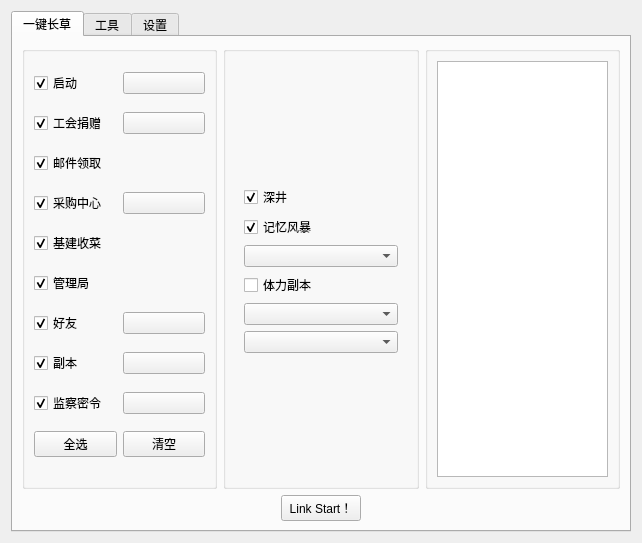
<?xml version="1.0" encoding="UTF-8"?>
<ui version="4.0">
 <class>Form</class>
 <widget class="QWidget" name="Form">
  <property name="geometry">
   <rect>
    <x>0</x>
    <y>0</y>
    <width>642</width>
    <height>543</height>
   </rect>
  </property>
  <property name="windowTitle">
   <string>Maa5732</string>
  </property>
  <property name="windowIcon">
   <iconset>
    <normaloff>logo.ico</normaloff>logo.ico</iconset>
  </property>
  <layout class="QVBoxLayout" name="verticalLayout_3">
   <item>
    <widget class="QTabWidget" name="tabWidget">
     <property name="currentIndex">
      <number>0</number>
     </property>
     <widget class="QWidget" name="working">
      <attribute name="title">
       <string>一键长草</string>
      </attribute>
      <layout class="QVBoxLayout" name="verticalLayout_2">
       <item>
        <layout class="QHBoxLayout" name="horizontalLayout_8" stretch="1,1,1">
         <item>
          <widget class="QGroupBox" name="SelectBox">
           <property name="title">
            <string/>
           </property>
           <layout class="QVBoxLayout" name="verticalLayout">
            <item>
             <layout class="QHBoxLayout" name="horizontalLayout">
              <item>
               <widget class="QCheckBox" name="StartToHomeActioncheckBox">
                <property name="text">
                 <string>启动</string>
                </property>
                <property name="checked">
                 <bool>true</bool>
                </property>
               </widget>
              </item>
              <item>
               <widget class="QPushButton" name="StartButton">
                <property name="text">
                 <string/>
                </property>
                <property name="icon">
                 <iconset theme="QIcon::ThemeIcon::DocumentProperties"/>
                </property>
                <property name="checkable">
                 <bool>false</bool>
                </property>
                <property name="autoDefault">
                 <bool>false</bool>
                </property>
               </widget>
              </item>
             </layout>
            </item>
            <item>
             <layout class="QHBoxLayout" name="horizontalLayout_3">
              <item>
               <widget class="QCheckBox" name="GuildcheckBox">
                <property name="text">
                 <string>工会捐赠</string>
                </property>
                <property name="checked">
                 <bool>true</bool>
                </property>
               </widget>
              </item>
              <item>
               <widget class="QPushButton" name="GuildButton">
                <property name="text">
                 <string/>
                </property>
                <property name="icon">
                 <iconset theme="QIcon::ThemeIcon::DocumentProperties"/>
                </property>
               </widget>
              </item>
             </layout>
            </item>
            <item>
             <layout class="QHBoxLayout" name="horizontalLayout_17">
              <item>
               <widget class="QCheckBox" name="GetMailcheckBox">
                <property name="text">
                 <string>邮件领取</string>
                </property>
                <property name="checked">
                 <bool>true</bool>
                </property>
               </widget>
              </item>
             </layout>
            </item>
            <item>
             <layout class="QHBoxLayout" name="horizontalLayout_4">
              <item>
               <widget class="QCheckBox" name="PurchasecheckBox">
                <property name="text">
                 <string>采购中心</string>
                </property>
                <property name="checked">
                 <bool>true</bool>
                </property>
               </widget>
              </item>
              <item>
               <widget class="QPushButton" name="PurchaseButton">
                <property name="text">
                 <string/>
                </property>
                <property name="icon">
                 <iconset theme="QIcon::ThemeIcon::DocumentProperties"/>
                </property>
               </widget>
              </item>
             </layout>
            </item>
            <item>
             <layout class="QHBoxLayout" name="horizontalLayout_5">
              <item>
               <widget class="QCheckBox" name="ConstructioncheckBox">
                <property name="text">
                 <string>基建收菜</string>
                </property>
                <property name="checked">
                 <bool>true</bool>
                </property>
               </widget>
              </item>
             </layout>
            </item>
            <item>
             <layout class="QHBoxLayout" name="horizontalLayout_6">
              <item>
               <widget class="QCheckBox" name="BureaucheckBox">
                <property name="text">
                 <string>管理局</string>
                </property>
                <property name="checked">
                 <bool>true</bool>
                </property>
               </widget>
              </item>
             </layout>
            </item>
            <item>
             <layout class="QHBoxLayout" name="horizontalLayout_7">
              <item>
               <widget class="QCheckBox" name="FriendscheckBox">
                <property name="text">
                 <string>好友</string>
                </property>
                <property name="checked">
                 <bool>true</bool>
                </property>
               </widget>
              </item>
              <item>
               <widget class="QPushButton" name="FriendsButton">
                <property name="text">
                 <string/>
                </property>
                <property name="icon">
                 <iconset theme="QIcon::ThemeIcon::DocumentProperties"/>
                </property>
               </widget>
              </item>
             </layout>
            </item>
            <item>
             <layout class="QHBoxLayout" name="horizontalLayout_9">
              <item>
               <widget class="QCheckBox" name="RaidcheckBox">
                <property name="text">
                 <string>副本</string>
                </property>
                <property name="checked">
                 <bool>true</bool>
                </property>
               </widget>
              </item>
              <item>
               <widget class="QPushButton" name="RaidButton">
                <property name="text">
                 <string/>
                </property>
                <property name="icon">
                 <iconset theme="QIcon::ThemeIcon::DocumentProperties"/>
                </property>
               </widget>
              </item>
             </layout>
            </item>
            <item>
             <layout class="QHBoxLayout" name="horizontalLayout_10">
              <item>
               <widget class="QCheckBox" name="SupervisioncheckBox">
                <property name="text">
                 <string>监察密令</string>
                </property>
                <property name="checked">
                 <bool>true</bool>
                </property>
               </widget>
              </item>
              <item>
               <widget class="QPushButton" name="SupervisionButton">
                <property name="text">
                 <string/>
                </property>
                <property name="icon">
                 <iconset theme="QIcon::ThemeIcon::DocumentProperties"/>
                </property>
               </widget>
              </item>
             </layout>
            </item>
            <item>
             <layout class="QHBoxLayout" name="horizontalLayout_12">
              <item>
               <widget class="QPushButton" name="SlectAllButton">
                <property name="text">
                 <string>全选</string>
                </property>
               </widget>
              </item>
              <item>
               <widget class="QPushButton" name="ClearAllButton">
                <property name="text">
                 <string>清空</string>
                </property>
               </widget>
              </item>
             </layout>
            </item>
           </layout>
          </widget>
         </item>
         <item>
          <widget class="QGroupBox" name="SettingBox">
           <property name="title">
            <string/>
           </property>
           <layout class="QHBoxLayout" name="horizontalLayout_14">
            <item>
             <widget class="QStackedWidget" name="stackedWidget">
              <property name="cursor">
               <cursorShape>ArrowCursor</cursorShape>
              </property>
              <property name="currentIndex">
               <number>4</number>
              </property>
              <widget class="QWidget" name="StartToHomeAction">
               <property name="enabled">
                <bool>true</bool>
               </property>
               <property name="cursor">
                <cursorShape>ArrowCursor</cursorShape>
               </property>
               <property name="contextMenuPolicy">
                <enum>Qt::ContextMenuPolicy::ActionsContextMenu</enum>
               </property>
               <layout class="QVBoxLayout" name="verticalLayout_12">
                <item>
                 <widget class="QCheckBox" name="StartToHomeAction_StartAPPcheckBox">
                  <property name="text">
                   <string>启动游戏</string>
                  </property>
                  <property name="checkable">
                   <bool>true</bool>
                  </property>
                  <property name="checked">
                   <bool>false</bool>
                  </property>
                 </widget>
                </item>
                <item>
                 <widget class="QComboBox" name="StartToHomeAction_ServerCheckcomboBox">
                  <property name="enabled">
                   <bool>true</bool>
                  </property>
                  <property name="editable">
                   <bool>false</bool>
                  </property>
                 </widget>
                </item>
               </layout>
              </widget>
              <widget class="QWidget" name="Guild">
               <layout class="QVBoxLayout" name="verticalLayout_11">
                <item>
                 <widget class="QComboBox" name="Guild_GuildCombo"/>
                </item>
               </layout>
              </widget>
              <widget class="QWidget" name="Purchase">
               <layout class="QVBoxLayout" name="verticalLayout_10">
                <item>
                 <layout class="QVBoxLayout" name="verticalLayout_6">
                  <item>
                   <widget class="QCheckBox" name="Purchase_FriendShopcheckBox">
                    <property name="text">
                     <string>友情点商店</string>
                    </property>
                    <property name="checked">
                     <bool>true</bool>
                    </property>
                   </widget>
                  </item>
                  <item>
                   <widget class="QCheckBox" name="Purchase_ActivityShopcheckBox">
                    <property name="text">
                     <string>活动商店</string>
                    </property>
                    <property name="checked">
                     <bool>true</bool>
                    </property>
                   </widget>
                  </item>
                  <item>
                   <widget class="QCheckBox" name="Purchase_FreeShopcheckBox">
                    <property name="text">
                     <string>免费体力</string>
                    </property>
                    <property name="checked">
                     <bool>true</bool>
                    </property>
                   </widget>
                  </item>
                 </layout>
                </item>
               </layout>
              </widget>
              <widget class="QWidget" name="Friends">
               <layout class="QVBoxLayout" name="verticalLayout_5">
                <item>
                 <layout class="QVBoxLayout" name="verticalLayout_4" stretch="1,0">
                  <item>
                   <widget class="QCheckBox" name="Friends_FriendPointcheckBox">
                    <property name="text">
                     <string>收取赠送友情点</string>
                    </property>
                    <property name="checked">
                     <bool>true</bool>
                    </property>
                   </widget>
                  </item>
                  <item>
                   <widget class="QCheckBox" name="Friends_AutoLikecheckBox">
                    <property name="sizePolicy">
                     <sizepolicy hsizetype="Minimum" vsizetype="Fixed">
                      <horstretch>0</horstretch>
                      <verstretch>0</verstretch>
                     </sizepolicy>
                    </property>
                    <property name="text">
                     <string>自动点赞</string>
                    </property>
                    <property name="checked">
                     <bool>true</bool>
                    </property>
                   </widget>
                  </item>
                 </layout>
                </item>
               </layout>
              </widget>
              <widget class="QWidget" name="Raid">
               <layout class="QVBoxLayout" name="verticalLayout_9">
                <item>
                 <layout class="QVBoxLayout" name="verticalLayout_7">
                  <item>
                   <widget class="QCheckBox" name="Raid_RaidDarkcheckBox">
                    <property name="text">
                     <string>深井</string>
                    </property>
                    <property name="checked">
                     <bool>true</bool>
                    </property>
                   </widget>
                  </item>
                  <item>
                   <widget class="QCheckBox" name="Raid_RaidRivercheckBox">
                    <property name="text">
                     <string>记忆风暴</string>
                    </property>
                    <property name="checked">
                     <bool>true</bool>
                    </property>
                   </widget>
                  </item>
                  <item>
                   <widget class="QComboBox" name="Raid_StromLevelCombo"/>
                  </item>
                  <item>
                   <widget class="QCheckBox" name="Raid_RaidFightcheckBox">
                    <property name="text">
                     <string>体力副本</string>
                    </property>
                   </widget>
                  </item>
                  <item>
                   <widget class="QComboBox" name="Raid_ResourceCombo"/>
                  </item>
                  <item>
                   <widget class="QComboBox" name="Raid_ResourceLevelCombo"/>
                  </item>
                 </layout>
                </item>
               </layout>
              </widget>
              <widget class="QWidget" name="Supervision">
               <layout class="QVBoxLayout" name="verticalLayout_8">
                <item>
                 <widget class="QComboBox" name="Supervision_RewardCombo"/>
                </item>
               </layout>
              </widget>
              <widget class="QWidget" name="RestPage_2"/>
              <widget class="QWidget" name="RestPage_1"/>
             </widget>
            </item>
           </layout>
          </widget>
         </item>
         <item>
          <widget class="QGroupBox" name="LogBox">
           <property name="title">
            <string/>
           </property>
           <layout class="QHBoxLayout" name="horizontalLayout_11">
            <item>
             <widget class="QTextBrowser" name="textBrowser"/>
            </item>
           </layout>
          </widget>
         </item>
        </layout>
       </item>
       <item>
        <layout class="QHBoxLayout" name="horizontalLayout_15">
         <item>
          <widget class="QPushButton" name="LinkStartButton">
           <property name="sizePolicy">
            <sizepolicy hsizetype="Fixed" vsizetype="Fixed">
             <horstretch>0</horstretch>
             <verstretch>0</verstretch>
            </sizepolicy>
           </property>
           <property name="text">
            <string>Link Start！</string>
           </property>
          </widget>
         </item>
        </layout>
       </item>
      </layout>
     </widget>
     <widget class="QWidget" name="tools">
      <attribute name="title">
       <string>工具</string>
      </attribute>
     </widget>
     <widget class="QWidget" name="settings">
      <property name="mouseTracking">
       <bool>false</bool>
      </property>
      <property name="accessibleName">
       <string/>
      </property>
      <attribute name="title">
       <string>设置</string>
      </attribute>
     </widget>
    </widget>
   </item>
  </layout>
 </widget>
 <resources/>
 <connections/>
</ui>
